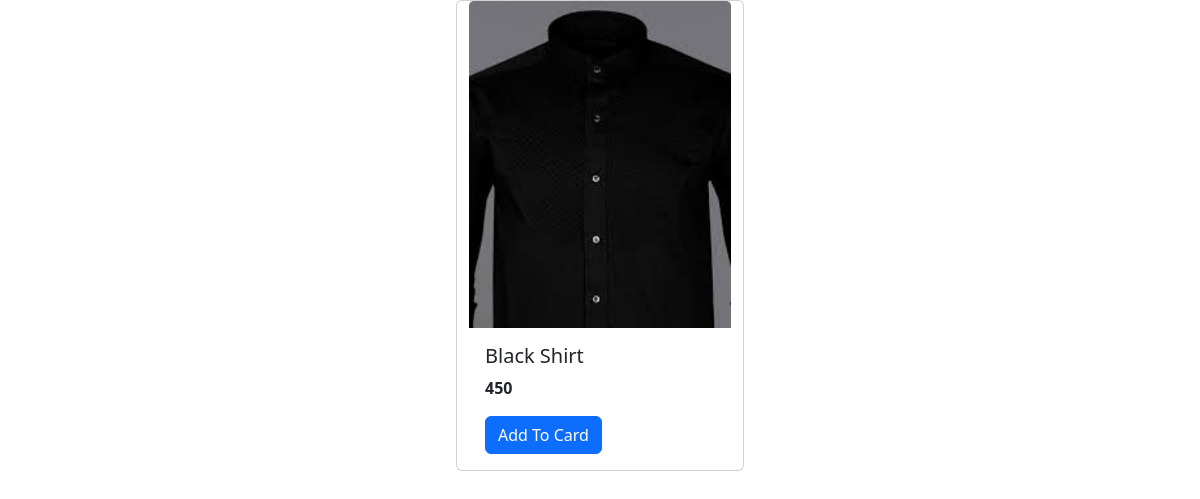
/, run on an earlier commit of the app's database.
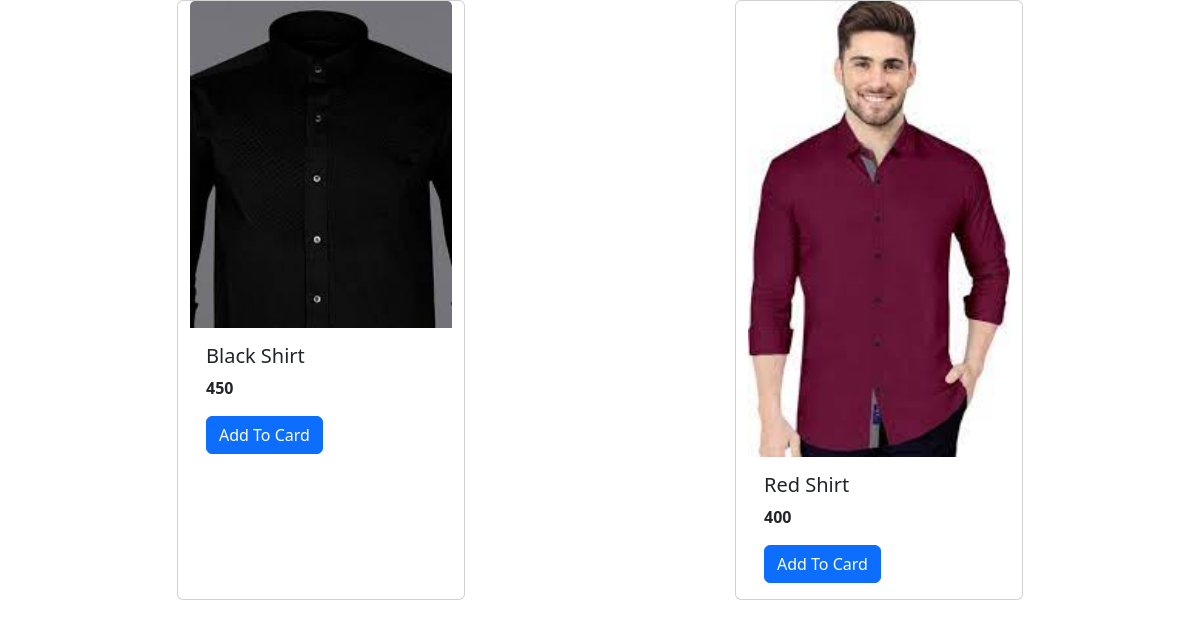
And on a later commit of the database.
### store/models/product.py (models this page shows)
class Product(models.Model):
    Name = models.CharField(max_length=50)
    Price = models.IntegerField(default=0)
    Category = models.ForeignKey(Category, on_delete=models.CASCADE, default=1)
    Description = models.CharField(max_length=200, default='', null=True, blank=True)
    Image = models.ImageField(upload_to='uploads/products/')
    @staticmethod
    def get_all_products():
        return Product.objects.all()

### store/views.py (the view)
# urls.py: path('', index)
def index(request):
    Products = Product.get_all_products();
    return render(request, 'index.html', {'Products': Products})

### store/templates/index.html (shortened to what this page needs)
<!doctype html>
<html lang="en">
<head>
  <link href="https://cdn.jsdelivr.net/npm/bootstrap@5.3.1/dist/css/bootstrap.min.css" rel="stylesheet"
>
</head>
<body>
  <div class="container ">
    <div class="row mx-auto">
      {% for Product in Products %}
      <div class="card mx-auto mb-3" style="width: 18rem;">
        <img src="{{Product.Image}}" class="card-img-top" alt="...">
        <div class="card-body">
          <h5 class="card-title">{{Product.Name}}</h5>
          <p class="card-text"><b>{{Product.Price}}</b></p>
          <a href="#" class="btn btn-primary">Add To Card</a>
        </div>
      </div>
      {% endfor %}
    </div>
  </div>
</body>
</html>

What changed in the data, as far as the page shows it:
added Product: Image (picture), Name "Red Shirt", Price "400"
